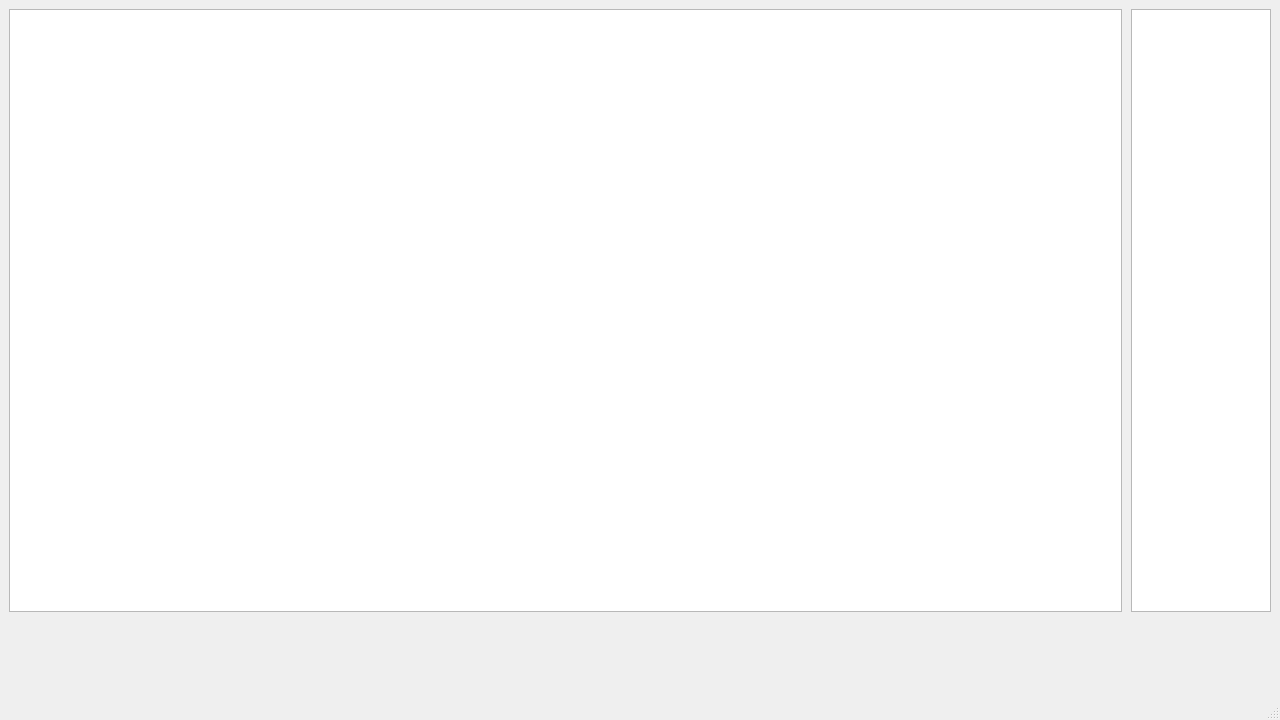
<?xml version="1.0" encoding="UTF-8"?>
<ui version="4.0">
 <class>MainWindow</class>
 <widget class="QMainWindow" name="MainWindow">
  <property name="geometry">
   <rect>
    <x>0</x>
    <y>0</y>
    <width>1280</width>
    <height>720</height>
   </rect>
  </property>
  <property name="windowTitle">
   <string>MainWindow</string>
  </property>
  <widget class="QWidget" name="centralwidget">
   <widget class="QGraphicsView" name="graphicsView">
    <property name="geometry">
     <rect>
      <x>9</x>
      <y>9</y>
      <width>1113</width>
      <height>603</height>
     </rect>
    </property>
   </widget>
   <widget class="QGraphicsView" name="graphicsViewButtons">
    <property name="geometry">
     <rect>
      <x>1131</x>
      <y>9</y>
      <width>140</width>
      <height>603</height>
     </rect>
    </property>
   </widget>
  </widget>
  <widget class="QMenuBar" name="menubar">
   <property name="geometry">
    <rect>
     <x>0</x>
     <y>0</y>
     <width>1280</width>
     <height>21</height>
    </rect>
   </property>
  </widget>
  <widget class="QStatusBar" name="statusbar"/>
 </widget>
 <resources/>
 <connections/>
</ui>
